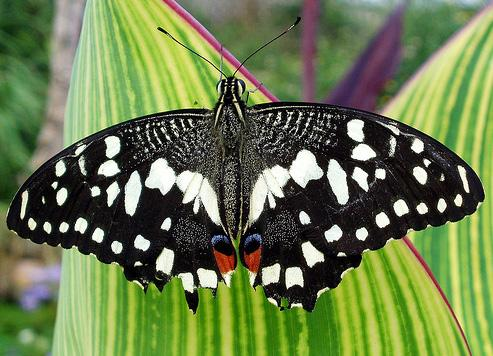
#> input picture Merging_Channels/butterfly.jpg, 493 x 356 px
$ python 02_05.py
#> lines starting #> are read from the running program, lines starting #| are printed output that depends on the picture
import numpy as np
import cv2

color = cv2.imread("butterfly.jpg",1)
#> color is the input picture: shape (356, 493, 3); mean B, G, R 77.2, 123.6, 107

gray = cv2.cvtColor(color, cv2.COLOR_RGB2GRAY)
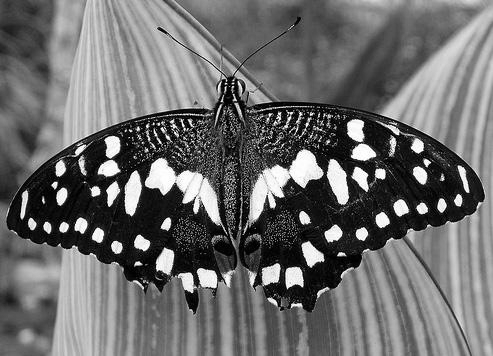
#> gray: shape (356, 493); min 0, max 255, mean 107.8
cv2.imwrite("gray.png",gray)

b = color[:,:,0]
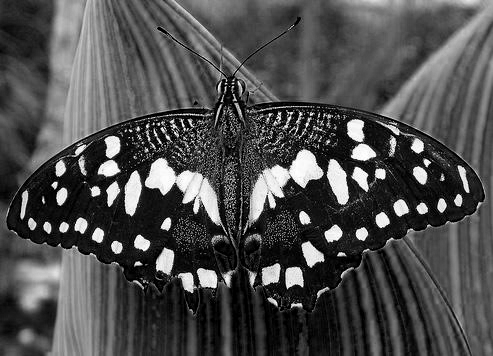
#> b: shape (356, 493); min 0, max 255, mean 77.2
g = color[:,:,1]
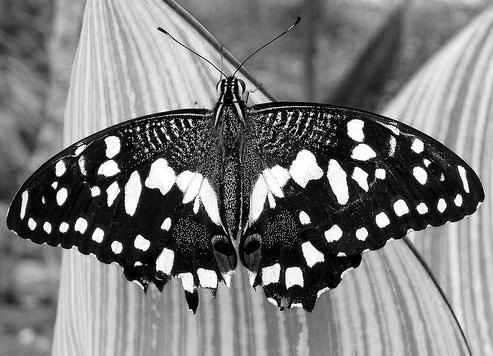
#> g: shape (356, 493); min 0, max 255, mean 123.6
r = color[:,:,2]
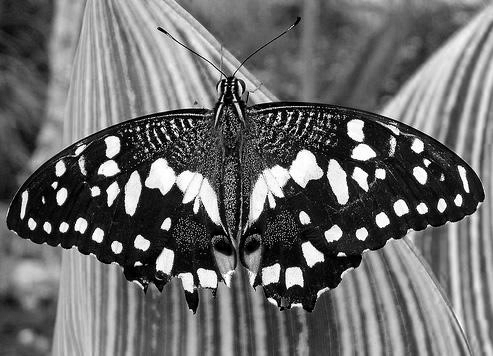
#> r: shape (356, 493); min 0, max 255, mean 107

rgba = cv2.merge((r,g,b,g))
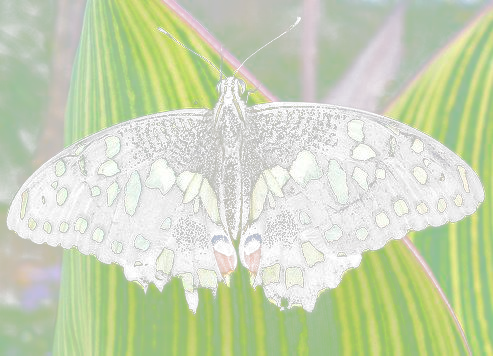
#> rgba: shape (356, 493, 4); mean R, G, B, A 107, 123.6, 77.2, 123.6; transparent parts drawn white
cv2.imwrite("rgbs.png",rgba)
